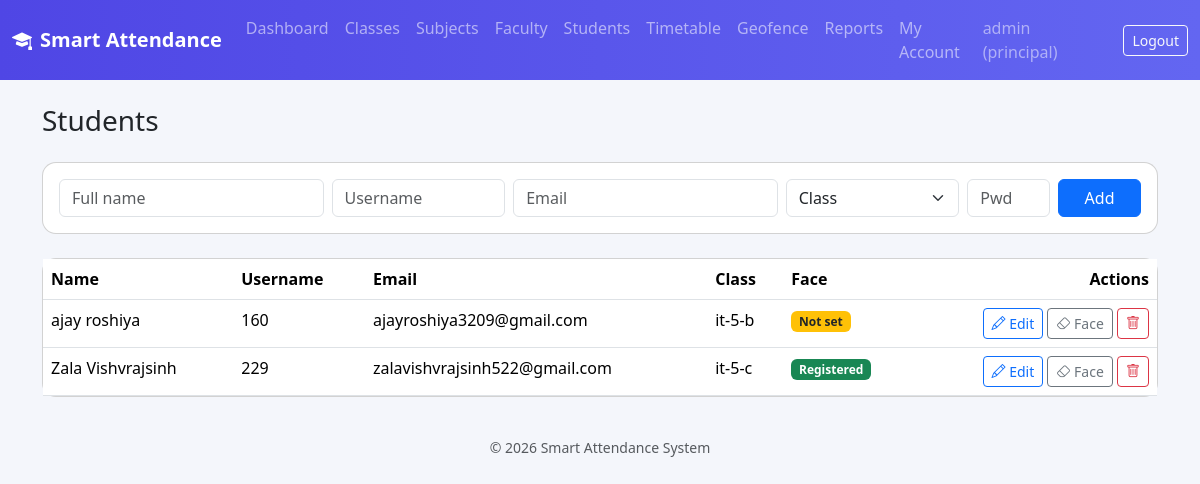
/principal/students (signed in), run on the app's committed database.
### models.py (models this page shows)
class User(db.Model, UserMixin):
    __tablename__ = "users"
    id = db.Column(db.Integer, primary_key=True)
    username = db.Column(db.String(80), unique=True, nullable=False)
    email = db.Column(db.String(120), unique=True, nullable=False)
    password_hash = db.Column(db.String(200), nullable=False)
    role = db.Column(db.String(20), nullable=False)  # principal / faculty / student
    created_at = db.Column(db.DateTime, default=datetime.utcnow)
    faculty_profile = db.relationship("Faculty", backref="user", uselist=False)
    student_profile = db.relationship("Student", backref="user", uselist=False)

class Student(db.Model):
    __tablename__ = "students"
    id = db.Column(db.Integer, primary_key=True)
    user_id = db.Column(db.Integer, db.ForeignKey("users.id"), nullable=False)
    name = db.Column(db.String(120), nullable=False)
    class_id = db.Column(db.Integer, db.ForeignKey("classes.id"), nullable=False)
    face_registered = db.Column(db.Boolean, default=False)
    face_images = db.relationship("FaceImage", backref="student", cascade="all, delete-orphan")
    attendance_records = db.relationship("Attendance", backref="student", cascade="all, delete-orphan")

class ClassModel(db.Model):
    __tablename__ = "classes"
    id = db.Column(db.Integer, primary_key=True)
    name = db.Column(db.String(80), unique=True, nullable=False)
    subjects = db.relationship("Subject", backref="class_", cascade="all, delete-orphan")
    students = db.relationship("Student", backref="class_", cascade="all, delete-orphan")
    location = db.relationship("ClassLocation", backref="class_", uselist=False,
                                cascade="all, delete-orphan")

### routes/principal.py (the view, shortened to what this page needs)
@principal_bp.route("/students", methods=["GET", "POST"])
@login_required
@role_required("principal")
def students():
    all_students = Student.query.all()
    all_classes = ClassModel.query.order_by(ClassModel.name).all()
    return render_template("principal/students.html", students=all_students, classes=all_classes)

### app.py (called while the page is built)
@login_manager.user_loader
def load_user(user_id):
    return User.query.get(int(user_id))

### templates/principal/students.html (shortened to what this page needs)
{% extends "base.html" %}
{% block content %}
<h3 class="mb-4">Students</h3>
<div class="card p-3 mb-4">
  <form method="POST" class="row g-2">
    <div class="col-md-3"><input class="form-control" name="name" placeholder="Full name" required></div>
    <div class="col-md-2"><input class="form-control" name="username" placeholder="Username" required></div>
    <div class="col-md-3"><input class="form-control" name="email" type="email" placeholder="Email" required></div>
    <div class="col-md-2">
      <select class="form-select" name="class_id" required>
        <option value="">Class</option>
      </select>
    </div>
    <div class="col-md-1"><input class="form-control" name="password" placeholder="Pwd"></div>
    <div class="col-md-1"><button class="btn btn-primary w-100">Add</button></div>
  </form>
</div>
<div class="card">
  <table class="table mb-0">
    <thead><tr><th>Name</th><th>Username</th><th>Email</th><th>Class</th><th>Face</th><th class="text-end">Actions</th></tr></thead>
    <tbody>
      {% for s in students %}
      <tr>
        <td>{{ s.name }}</td>
        <td>{{ s.user.username }}</td>
        <td>{{ s.user.email }}</td>
        <td>{{ s.class_.name }}</td>
        <td>
          {% if s.face_registered %}<span class="badge bg-success">Registered</span>
          {% else %}<span class="badge bg-warning text-dark">Not set</span>{% endif %}
        </td>
        <td class="text-end">
          <button class="btn btn-sm btn-outline-primary" data-bs-toggle="modal" data-bs-target="#editStudent{{ s.id }}">
            <i class="bi bi-pencil"></i> Edit
          </button>
          <form method="POST" action="{{ url_for('principal.remove_student_face', student_id=s.id) }}" class="d-inline" onsubmit="return confirm('Remove face data?')">
            <button class="btn btn-sm btn-outline-secondary"><i class="bi bi-eraser"></i> Face</button>
          </form>
          <form method="POST" action="{{ url_for('principal.delete_student', student_id=s.id) }}" class="d-inline" onsubmit="return confirm('Delete this student?')">
            <button class="btn btn-sm btn-outline-danger"><i class="bi bi-trash"></i></button>
          </form>
        </td>
      </tr>
      {% else %}
      <tr><td colspan="6" class="text-center text-muted py-4">No students yet.</td></tr>
      {% endfor %}
    </tbody>
  </table>
</div>
{% endblock %}

### templates/base.html (shortened to what this page needs)
<!DOCTYPE html>
<html lang="en">
<head>
<link href="https://cdn.jsdelivr.net/npm/bootstrap@5.3.3/dist/css/bootstrap.min.css" rel="stylesheet">
<link href="https://cdn.jsdelivr.net/npm/bootstrap-icons@1.11.3/font/bootstrap-icons.css" rel="stylesheet">
<link rel="stylesheet" href="{{ url_for('static', filename='css/style.css') }}">
</head>
<body>
{% if current_user.is_authenticated %}
<nav class="navbar navbar-expand-lg navbar-dark app-navbar">
  <div class="container-fluid">
    <a class="navbar-brand fw-bold" href="/"><i class="bi bi-mortarboard-fill me-2"></i>Smart Attendance</a>
    <div class="collapse navbar-collapse" id="nav">
      <ul class="navbar-nav me-auto">
        {% if current_user.role == 'principal' %}
        <li class="nav-item"><a class="nav-link" href="{{ url_for('principal.dashboard') }}">Dashboard</a></li>
        <li class="nav-item"><a class="nav-link" href="{{ url_for('principal.classes') }}">Classes</a></li>
        <li class="nav-item"><a class="nav-link" href="{{ url_for('principal.subjects') }}">Subjects</a></li>
        <li class="nav-item"><a class="nav-link" href="{{ url_for('principal.faculty') }}">Faculty</a></li>
        <li class="nav-item"><a class="nav-link" href="{{ url_for('principal.students') }}">Students</a></li>
        <li class="nav-item"><a class="nav-link" href="{{ url_for('principal.timetable') }}">Timetable</a></li>
        <li class="nav-item"><a class="nav-link" href="{{ url_for('principal.locations') }}">Geofence</a></li>
        <li class="nav-item"><a class="nav-link" href="{{ url_for('principal.attendance_report') }}">Reports</a></li>
        <li class="nav-item"><a class="nav-link" href="{{ url_for('principal.settings') }}">My Account</a></li>
        {% elif current_user.role == 'faculty' %}
        <li class="nav-item"><a class="nav-link" href="{{ url_for('faculty.dashboard') }}">Dashboard</a></li>
        <li class="nav-item"><a class="nav-link" href="{{ url_for('faculty.settings') }}">My Account</a></li>
        {% endif %}
      </ul>
      <span class="navbar-text text-white-50 me-3">{{ current_user.username }} ({{ current_user.role }})</span>
      <a class="btn btn-outline-light btn-sm" href="{{ url_for('auth.logout') }}">Logout</a>
    </div>
  </div>
</nav>
{% endif %}
<div class="container py-4">
  {% block content %}{% endblock %}
</div>
<footer class="text-center text-muted small py-3">&copy; {{ current_year }} Smart Attendance System</footer>
</body>
</html>

### static/css/style.css (style rules this page uses)
body { background: #f4f6fb; font-family: 'Segoe UI', system-ui, sans-serif; }
.app-navbar { background: linear-gradient(90deg, #4f46e5, #6366f1); }
.card { border-radius: 14px; }
table thead { background: #eef0fb; }

### data on the page
User: username "admin", role "principal"
Student: name "ajay roshiya", user.username "160", user.email "ajayroshiya3209@gmail.com", class_.name "it-5-b", face_registered "Not set"
Student: name "Zala Vishvrajsinh", user.username "229", user.email "zalavishvrajsinh522@gmail.com", class_.name "it-5-c", face_registered "Registered"
